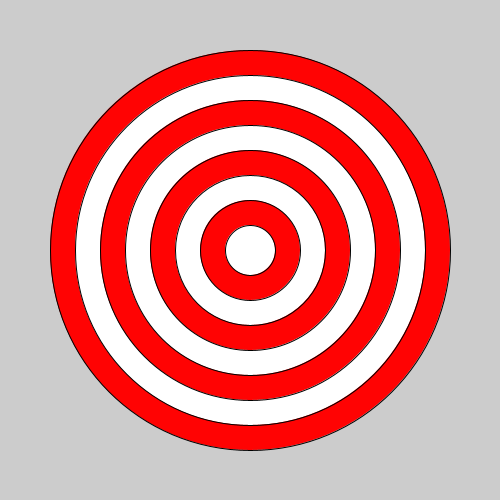
Frame 1 (no input)
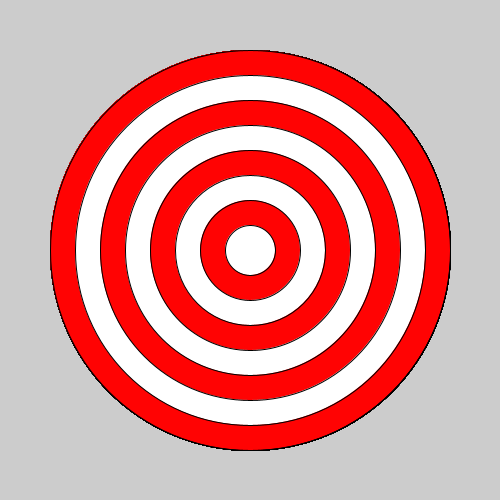
Frame 60 (the mouse pressed at the canvas centre just before this capture)
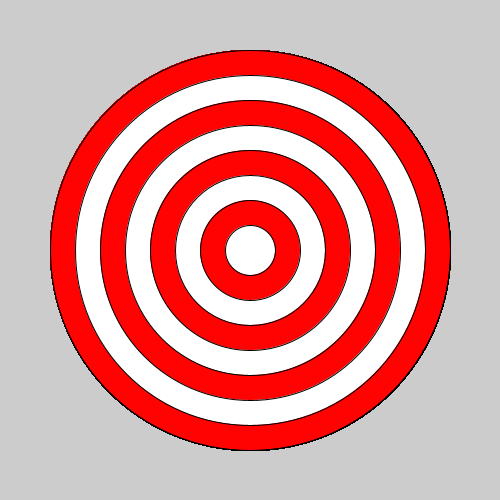
Frame 120 (the mouse held since frame 60 and released just before this capture)

The Processing sketch that drew these frames (run headless with seeded random() and noise(); from frame 60 on, the mouse is pressed at the canvas centre):

// Processing sketch: bullseye
// ── bullseye.pde

void setup() {
 
  // set the size of your sketch
  size (500,500);
}

void draw() {
 int size = 400 ;
  //Starting with the largest ellipse, use a for loop to draw a bullseye with ellipses.
  for(int i = 8; i>0; i--){
   if (i % 2 == 0) {
fill(#FF0303);
    }
    else {
      fill(#FFFFFF);
    }
    ellipse(250,250,size,size);
    size-=50;
  }
  //Use an if statement and modulo to alternate the color of your rings.
  
  
}
